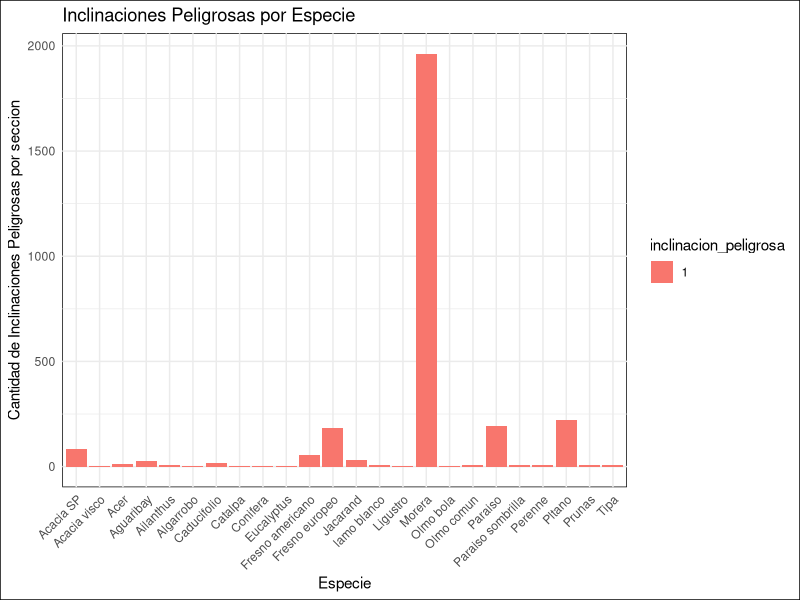

This chart was generated by the following R code:
# Cargar la librería ggplot2
library(ggplot2)
library(dplyr)  # Para manipulación de datos

# Leer el archivo CSV
dataset <- read.csv("../../data/arbolado-mendoza-dataset-train.csv")

# Verificar la estructura del conjunto de datos
str(dataset)
print(names(dataset))
# Asegúrate de que la variable inclinación_peligrosa es un factor
dataset$inclinacion_peligrosa <- as.factor(dataset$inclinacion_peligrosa)

# Filtrar los datos para quedarnos solo con inclinaciones peligrosas = 1
dataset_filtered <- dataset %>%
  filter(inclinacion_peligrosa == 1)

# Agrupar y contar las inclinaciones peligrosas por especie
data_summary <- dataset_filtered %>%
  group_by(especie, inclinacion_peligrosa) %>%
  summarise(count = n(), .groups = "drop")

# Crear un gráfico de barras
plot <- ggplot(data_summary, aes(x = especie, y = count, fill = inclinacion_peligrosa)) +
  geom_bar(stat = "identity", position = "dodge") +  # Usar "dodge" para mostrar barras lado a lado
  labs(title = "Inclinaciones Peligrosas por Especie", 
       x = "Especie", 
       y = "Cantidad de Inclinaciones Peligrosas por seccion") +
  theme_minimal() +
  theme(
    panel.background = element_rect(fill = "white"),  # Fondo del panel blanco
    plot.background = element_rect(fill = "white"),  # Fondo del gráfico blanco
    axis.text.x = element_text(angle = 45, hjust = 1)  # Rotar etiquetas del eje x si es necesario
  )

ggsave("inclinacion_peligrosa_especie.jpg", plot = plot, width = 10, height = 6)

